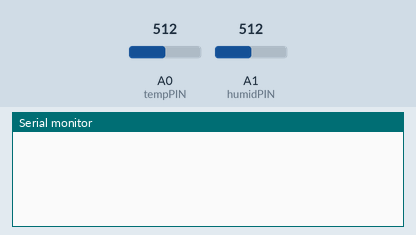
Bench run of a sketch on a simulated Arduino Uno, built with avr-gcc and run on an emulated ATmega328P. On the bench: the last lines printed to the serial monitor. The inputs (shaded band) are chosen by the test bench; at power-on: A0 (tempPIN) = 512, A1 (humidPIN) = 512.

Above: at 1.2 s.
1.3 s: A0 (tempPIN) set to 716
At 10.5 s:
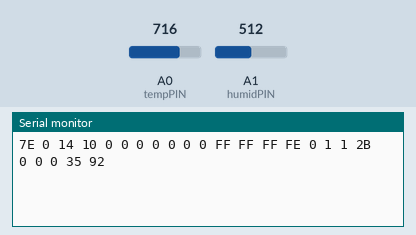
11.7 s: A1 (humidPIN) set to 306
At 21.5 s:
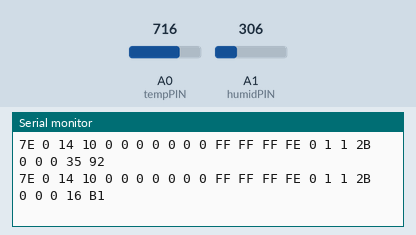
21.9 s: A0 (tempPIN) set to 900
At 31.4 s:
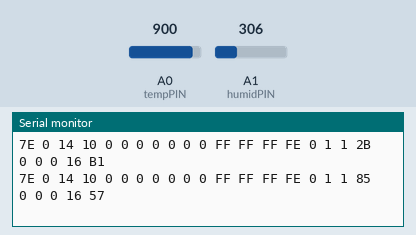
32.1 s: A1 (humidPIN) set to 122
At 41.2 s:
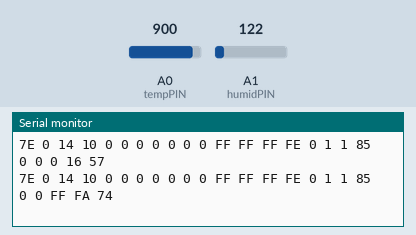
42.3 s: A1 (humidPIN) set to 90
At 52.2 s:
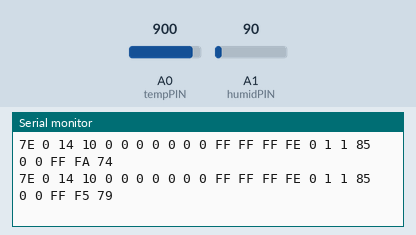
52.5 s: A0 (tempPIN) set to 1023
At 62.2 s:
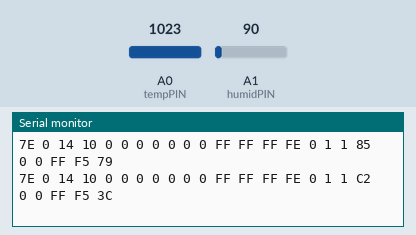

Measured:
- after the input at 1.3 s, the serial monitor: prints a new line after 8.9 s (image 1)
- after the input at 11.7 s, the serial monitor: prints a new line after 8.7 s (image 2)
- after the input at 21.9 s, the serial monitor: prints a new line after 8.8 s (image 3)
- after the input at 32.1 s, the serial monitor: prints a new line after 8.8 s (image 4)
- after the input at 42.3 s, the serial monitor: prints a new line after 8.8 s (image 5)
- after the input at 52.5 s, the serial monitor: prints a new line after 8.8 s (image 6)

The sketch:

sensorNodeCode.ino
```cpp
#include <stdlib.h>
#include <SoftwareSerial.h>

SoftwareSerial xbee(2,3); //Software serial ports for the XBee's Rx & Tx

int tempSensor =0;
unsigned long sensorTime =10000;
unsigned long sensorLast =0;
unsigned char receiveBuffer[100];
unsigned char frameDataMSB[4];
unsigned char frameDataLSB[4];
unsigned char frameDataAddr[2];
int currentReceiveIndex = 0; //where to write the next character


const int tempPIN = A0;             // Pin A0 is for the temperature sensor
const int humidPIN = A1;            // Pin A1 is for the humdity sensor
//const int chipSelect = 4;

 void setup(){
     Serial.begin(9600);
     xbee.begin(9600);


 }

 void sendTempHumdSensor(){

   /** TEMPERATURE DATA **/
   tempSensor = analogRead(A0); //0-1023
   //float
   float tempSensorVoltage = tempSensor * 5.0f/1023.f;
   //Analog to Digital Converter = Takes a voltage and output a corresponding bit values
   //0-5V == (0-1023)

   //TMP 36gz is 10 mv/1 degree Celius
   //if we have 750mV, then temperature is 25 degrees
   //if we have 0mv, then temperature is ...-50 degrees (750/10) = 75, then 25dg-75
   //if we had 5V, then the temperature is 450 degrees
       //Range from 0v to 5v = -50 degrees and 450 degrees

   //Multiply by 100 to convert voltage to degrees, and then offset by what the datasheet says
   //Because if your at 0v, you should get 50 degrees
   //if at 5v,
  int offset =50;
  float degreesCelsius = tempSensorVoltage *100; //10 mv/1 degrees celsius so 1 v/100 degrees cel
  //float
  int temperature = degreesCelsius - offset;
   //int temperature = map(tempSensor, 0, 1023, -50, 450); Since its LINEAR


  /** HUMIDITY DATA **/
  int humidityValue = ((0.0004*tempPIN + 0.149)*(analogRead(humidPIN)) - (0.0617*tempPIN + 24.436));
  delay(200);


  /** SENDING TEMP DATA PACKET **/
  unsigned char packet[24] ={0}; //actuall size will change (initialize to all zeros)
  unsigned int packetLength = 20;  //actual size will change
  packet[0] = 0x7E;
  packet[1] = (packetLength >> 8) & 0xFF; //get MSB
  packet[2] = (packetLength >> 0) & 0xFF; //get LSB
  //frame specific data
  packet[3] = 0x10; //Frame Type, send data identifier (tx request)
  packet[4] = 0x00; //Frame ID; packet id

  //64-bit address of destination
  /*
  packet[5] = 0x00;
  packet[6] = 0x13;
  packet[7] = 0xA2;
  packet[8] = 0x00;
  packet[9] = 0x40;
  packet[10] = 0x90;
  packet[11] = 0x2D;
  packet[12] = 0xE8;
  */

  //leave alone for destination coordinator

  //broadcast
  packet[5] = 0x00;
  packet[6] = 0x00;
  packet[7] = 0x00;
  packet[8] = 0x00;
  packet[9] = 0x00;
  packet[10] = 0x00;
  packet[11] = 0xFF;
  packet[12] = 0xFF;

  //16 bit address, set to 0xFFFE if not known
  packet[13] = 0xFF;
  packet[14] = 0xFE;

  packet[15] = 0x00; //Broadcast Radius 10 hops (maximum)
  packet[16] = 0x01; //Options -Disable ack-0x01

  //now comes the actual data
  packet[17] = (temperature >> 8) & 0xFF; //MSB
  packet[18] = (temperature >> 0) & 0xFF; //LSB

  packet[19] = 0x00;  //Delimiter character sequence
  packet[20] = 0x00;  //Delimiter character sequence

  packet[21] = (humidityValue >> 8) & 0xFF; //MSB
  packet[22] = (humidityValue >> 0) & 0xFF; //LSB


  //checksum
  unsigned int byteSum = 0;
  for(int i=3;i < 23;i++){
    byteSum += packet[i];
  }
  packet[23] = 0xFF - (byteSum & 0xFF);

  for(int i=0;i<24;i++){
    Serial.print(packet[i], HEX);
    Serial.print(" ");

  }
  Serial.println();

  //Writing the byte data to software serial
  for(int i=0;i<20;i++){
    xbee.write(packet[i]);
  }
 }

 void readSerial(){
    if(xbee.available()){
      int b =  xbee.read();
      if(b >= 0){
        receiveBuffer[currentReceiveIndex++] = (unsigned char) b;
        //parsePacket();
      }
      if(currentReceiveIndex >= 100){
        Serial.println("Error, receive buffer overflowed");
        currentReceiveIndex = 0; //reset our buffer
      }
      //Serial.print(b,HEX);
     // Serial.print(" ");
    }
}


 void loop(){

  if(millis()-sensorLast > sensorTime){
    sendTempHumdSensor();
    sensorLast = millis(); //wait until next time period passes
  }
  readSerial();


}
```
